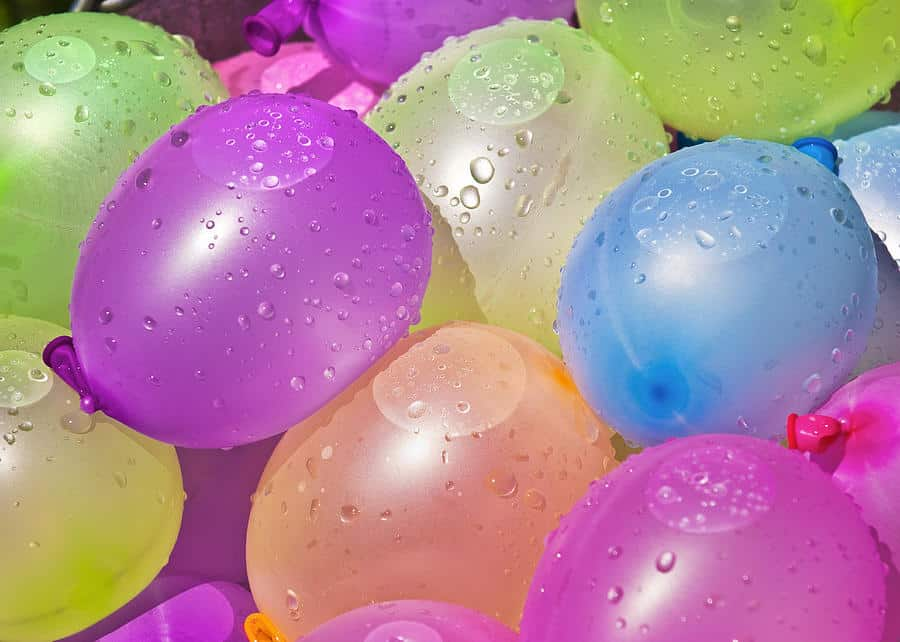
#> input picture aind/cv/image_representation_and_analysis/images/water_balloons.jpg, 900 x 642 px
$ jupyter execute Color_Spaces_and_Transforms.ipynb   (shell and % lines are left out)
#> lines starting #> are read from the running program, lines starting #| are printed output that depends on the picture; after the words box and inside, x2 and y2 are one past the last pixel; in counts of white or black regions, pixels touching at a corner belong together
# HSV Color Space, Balloons

### Import resources and display image

[cell 1]
import numpy as np
import matplotlib.pyplot as plt
import cv2


# Read in the image
image = cv2.imread('images/water_balloons.jpg')
#> image is the input picture: shape (642, 900, 3); mean B, G, R 154.6, 136.1, 177.5

# Make a copy of the image
image_copy = np.copy(image)

# Change color to RGB (from BGR)
image_copy = cv2.cvtColor(image_copy, cv2.COLOR_BGR2RGB)

plt.imshow(image_copy)

### Plot color channels

[cell 2]
# RGB channels

r = image_copy[:, :, 0]
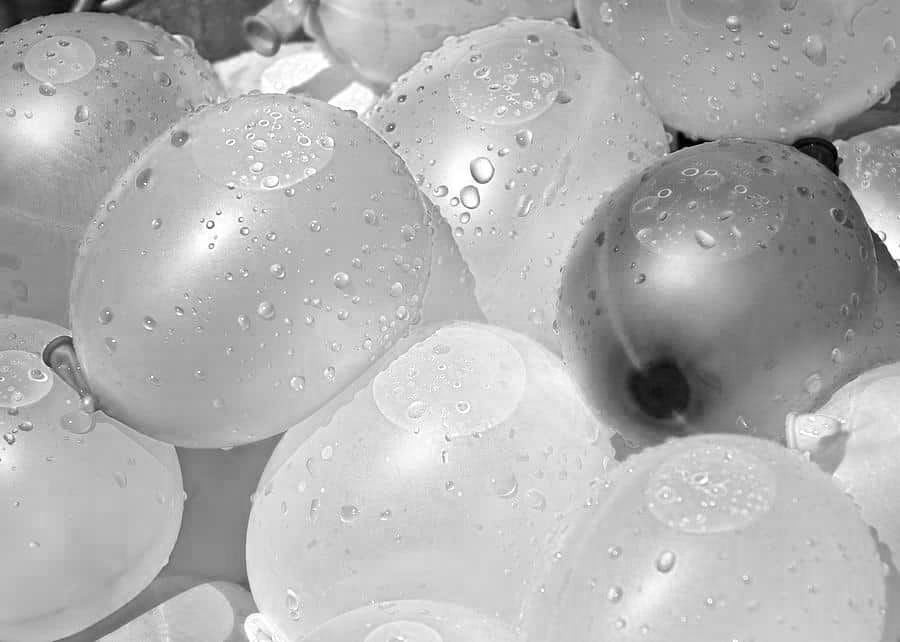
#> r: shape (642, 900); min 0, max 255, mean 177.5
g = image_copy[:, :, 1]
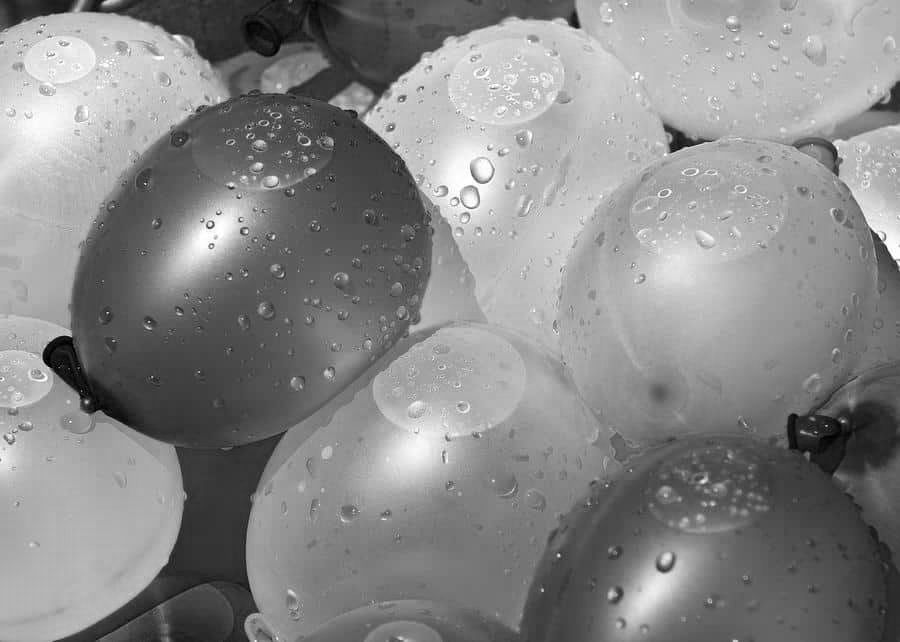
#> g: shape (642, 900); min 0, max 255, mean 136.1
b = image_copy[:, :, 2]
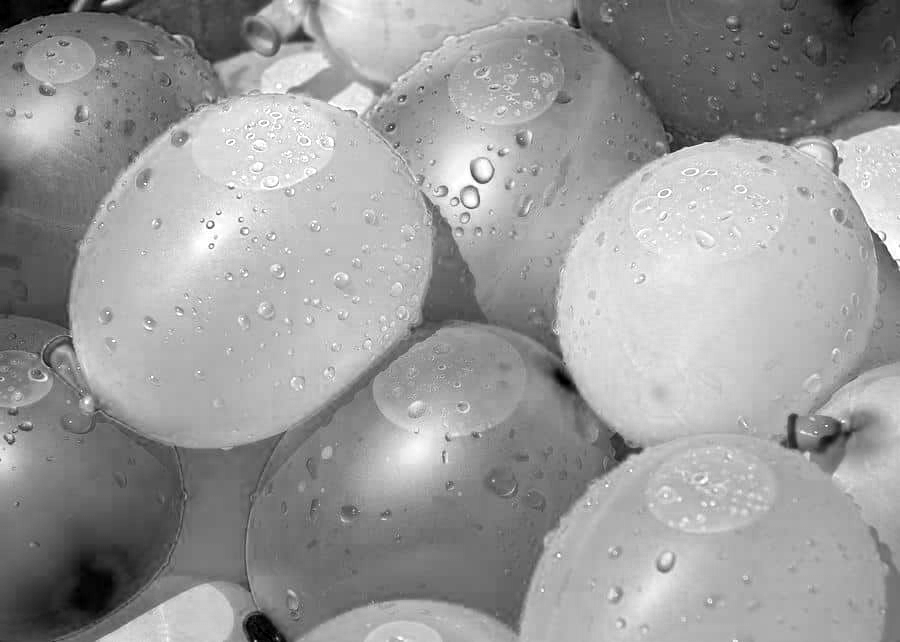
#> b: shape (642, 900); min 0, max 255, mean 154.6

f, (ax1, ax2, ax3) = plt.subplots(1, 3, figsize=(20, 10))

ax1.set_title('Red')
ax1.imshow(r, cmap='gray')

ax2.set_title('Green')
ax2.imshow(g, cmap='gray')

ax3.set_title('Blue')
ax3.imshow(b, cmap='gray')

[cell 3]
# Convert from RGB to HSV
hsv = cv2.cvtColor(image_copy, cv2.COLOR_RGB2HSV)
#> hsv: shape (642, 900, 3); mean H, S, V 89.1, 117.6, 195.4

# HSV channels
h = hsv[:, :, 0]
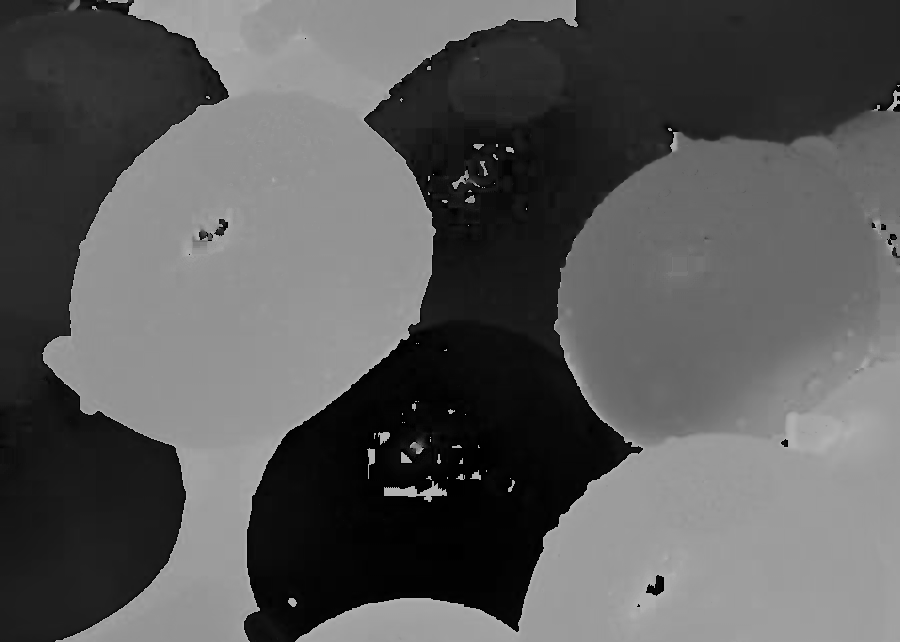
#> h: shape (642, 900); min 0, max 179, mean 89.1
s = hsv[:, :, 1]
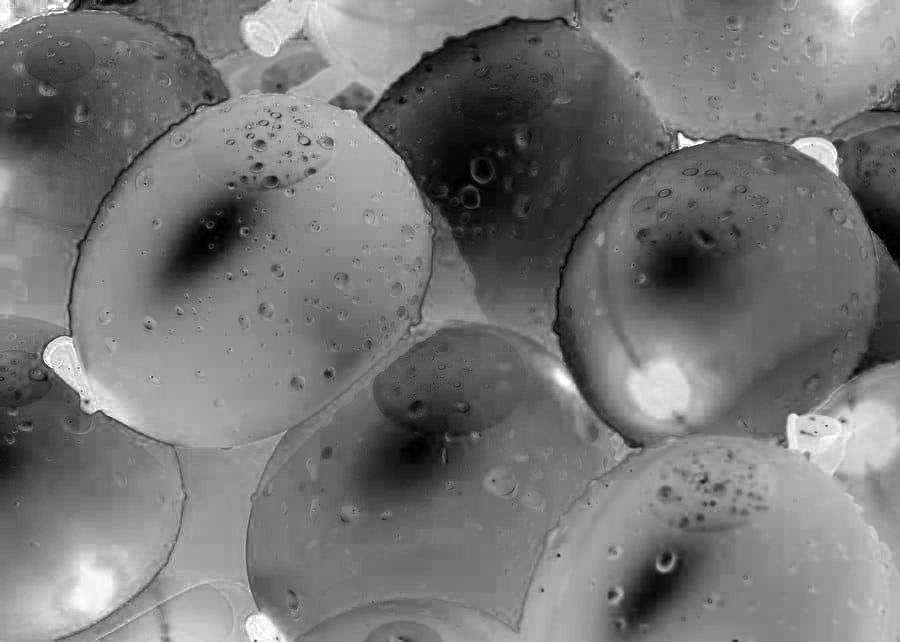
#> s: shape (642, 900); min 0, max 255, mean 117.6
v = hsv[:, :, 2]
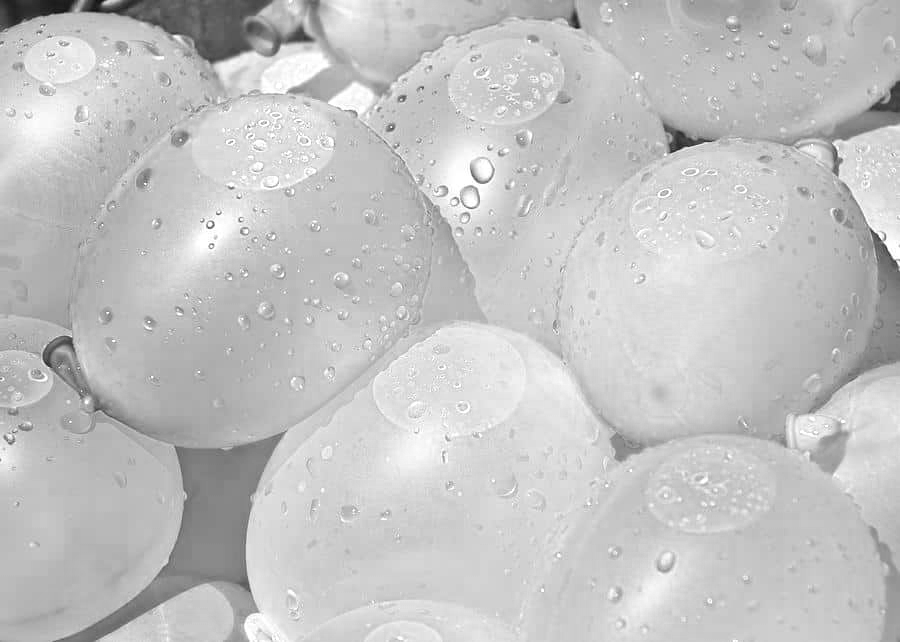
#> v: shape (642, 900); min 13, max 255, mean 195.4

f, (ax1, ax2, ax3) = plt.subplots(1, 3, figsize=(20, 10))

ax1.set_title('Hue')
ax1.imshow(h, cmap='gray')

ax2.set_title('Saturation')
ax2.imshow(s, cmap='gray')

ax3.set_title('Value')
ax3.imshow(v, cmap='gray')

### Define violet and hue selection thresholds

[cell 4]
# Define our color selection criteria in RGB values
lower_violet = np.array([102, 0, 102])
upper_violet = np.array([200, 100, 255])

[cell 5]
# Define our color selection criteria in HSV values
lower_hue = np.array([140, 0, 0])
upper_hue = np.array([160, 255, 255])

### Mask the image

[cell 6]
# RGB mask

# Define the masked area
mask_rgb = cv2.inRange(image_copy, lower_violet, upper_violet)
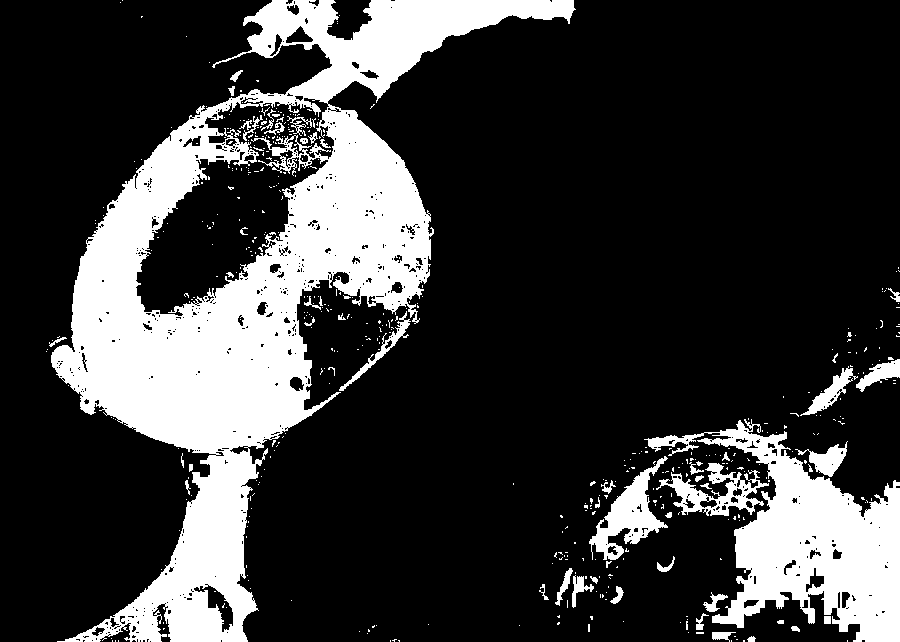
#> mask_rgb: shape (642, 900); 22.6% white; 488 white regions (436 under 20 px), largest, box (x1, y1, x2, y2) and area: (51, 0, 576, 642) 95785, (644, 419, 900, 642) 22552, (589, 456, 668, 560) 2862

# Create a copy and mask the image
masked_image = np.copy(image_copy)
masked_image[mask_rgb == 0] = [0, 0, 0]

plt.imshow(masked_image)
plt.title('RGB selection')

[cell 7]
# RGB mask

# Define the masked area
mask_hsv = cv2.inRange(hsv, lower_hue, upper_hue)
#> mask_hsv: shape (642, 900); 36.1% white; 90 white regions (73 under 20 px), largest, box (x1, y1, x2, y2) and area: (44, 0, 575, 642) 135163, (517, 334, 900, 642) 69679, (328, 618, 496, 642) 2645

# Create a copy and mask the image
masked_image = np.copy(image_copy)
masked_image[mask_hsv == 0] = [0, 0, 0]
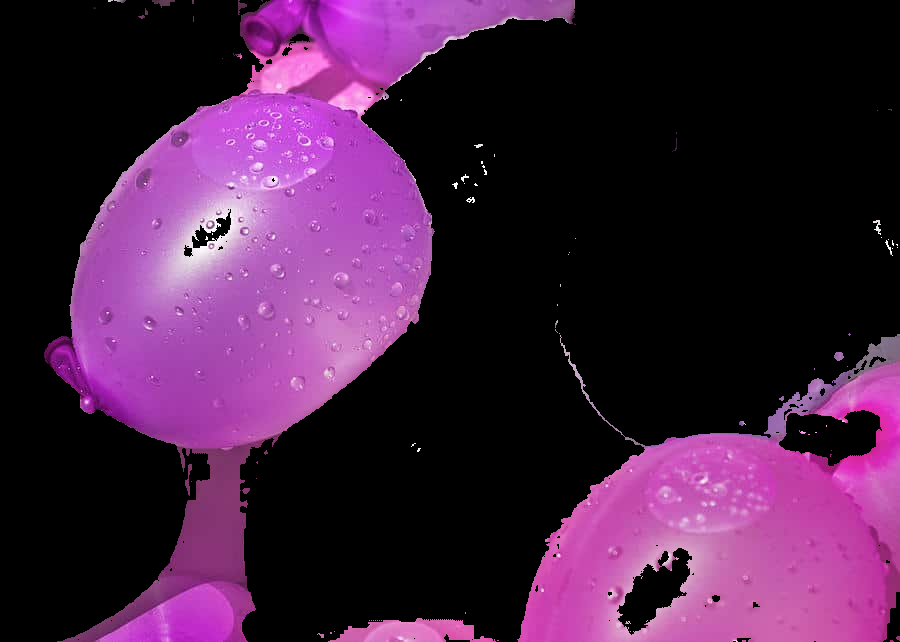
#> masked_image: shape (642, 900, 3); mean R, G, B 67.4, 30.9, 65.4

plt.imshow(masked_image)
plt.title('HSV selection')
